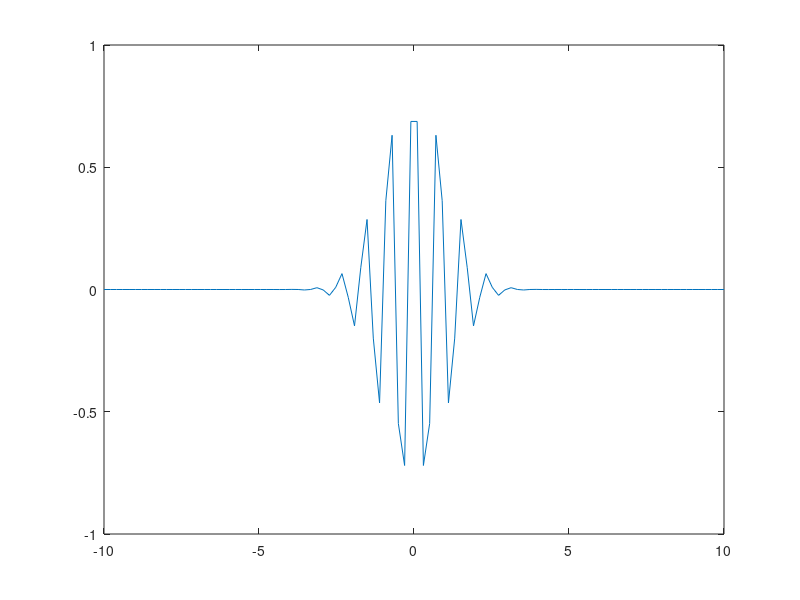

Here is the MATLAB script that generated this plot: (Note: this script raises an error after producing the figure.)
clc, clear;
x=linspace(-10,10,100);
y=cos(8*x).*exp((-x.^2)/2);

plot(x,y)
hold on

Y1=mapminmax(y,-1.0);

plot(x,Y1)
ylim([-1.1 1.1])

grid on
